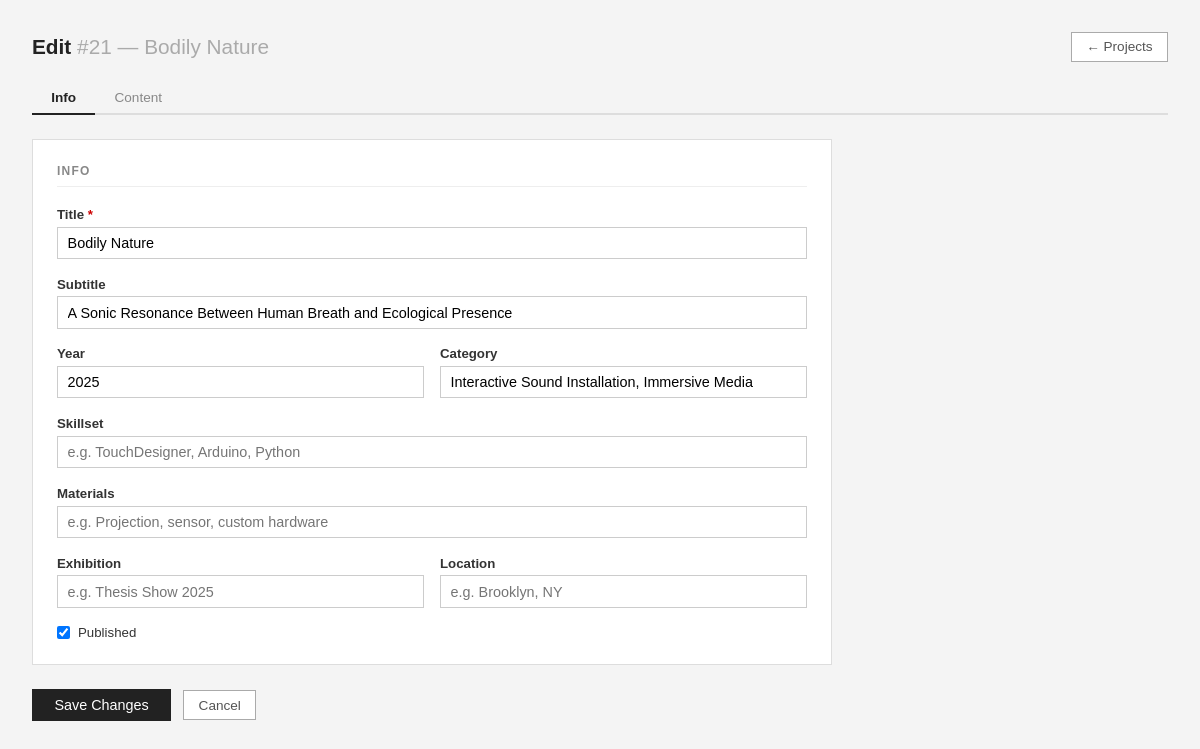
Screenshot of /admin/project-edit.php?id=21 (signed in) with the database file from the repository.
### tables this page shows
CREATE TABLE projects (
    id INTEGER PRIMARY KEY AUTOINCREMENT,
    title TEXT,
    slug TEXT,
    immersion TEXT,
    context TEXT,
    system_text TEXT,
    interaction_text TEXT,
    material TEXT,
    reflection TEXT
, year TEXT, category TEXT, cover_image TEXT, video_url TEXT, is_published INTEGER DEFAULT 1, created_at TEXT, updated_at TEXT, edit_count INTEGER DEFAULT 0, sort_order INTEGER DEFAULT 0, skillset TEXT, exhibition TEXT, location TEXT, sections TEXT, subtitle TEXT);

### src/project-model.php (called while the page is built, shortened)
<?php
function get_project_by_id(int $id): array|false {
    $db = get_db();
    $stmt = $db->prepare("SELECT * FROM projects WHERE id = ?");
    $stmt->execute([$id]);
    return $stmt->fetch(PDO::FETCH_ASSOC);
}

### public/admin/project-edit.php (the view, shortened to what this page needs)
<?php
require_once __DIR__ . '/../../src/project-model.php';
$id      = isset($_GET['id']) ? (int) $_GET['id'] : 0;
$project = $id ? get_project_by_id($id) : false;
function hv(string $v): string { return htmlspecialchars($v, ENT_QUOTES); }
function iv(string $key, array $arr): string { return hv((string)($arr[$key] ?? '')); }
$info = [
    'title'        => $project['title']        ?? '',
    'subtitle'     => $project['subtitle']     ?? '',
    'year'         => $project['year']         ?? '',
    'category'     => $project['category']     ?? '',
    'skillset'     => $project['skillset']     ?? '',
    'material'     => $project['material']     ?? '',
    'exhibition'   => $project['exhibition']   ?? '',
    'location'     => $project['location']     ?? '',
    'video_url'    => $project['video_url']    ?? '',
    'is_published' => $project['is_published'] ?? 1,
];
$active_tab = ($_GET['tab'] ?? 'info') === 'content' ? 'content' : 'info';
?>
<!DOCTYPE html>
<html lang="en">
<head>
</head>
<body>
<div class="header">
    <h1>Edit <span style="color:#aaa;font-weight:normal">#<?= $id ?> — <?= hv($project['title']) ?></span></h1>
    <a href="/admin/dashboard.php?tab=projects" class="btn">&larr; Projects</a>
</div>
<div class="page-tabs">
    <button class="page-tab <?= $active_tab === 'info' ? 'active' : '' ?>"
            onclick="switchTab('info')">Info</button>
    <button class="page-tab <?= $active_tab === 'content' ? 'active' : '' ?>"
            onclick="switchTab('content')">Content</button>
</div>
<div class="tab-panel <?= $active_tab === 'info' ? 'active' : '' ?>" id="tab-info">
<div class="group">
    <div class="group-title">Info</div>
    <div class="field">
        <label>Title <span style="color:#c00">*</span></label>
        <input type="text" name="title" form="f-save" value="<?= iv('title', $info) ?>">
    </div>
    <div class="field">
        <label>Subtitle</label>
        <input type="text" name="subtitle" form="f-save" value="<?= iv('subtitle', $info) ?>"
               placeholder="e.g. An interactive installation for two voices">
    </div>
    <div class="two-col">
        <div class="field">
            <label>Year</label>
            <input type="text" name="year" form="f-save" value="<?= iv('year', $info) ?>" placeholder="e.g. 2024">
        </div>
        <div class="field">
            <label>Category</label>
            <input type="text" name="category" form="f-save" value="<?= iv('category', $info) ?>"
                   placeholder="e.g. Installation">
        </div>
    </div>
    <div class="field">
        <label>Skillset</label>
        <input type="text" name="skillset" form="f-save" value="<?= iv('skillset', $info) ?>"
               placeholder="e.g. TouchDesigner, Arduino, Python">
    </div>
    <div class="field">
        <label>Materials</label>
        <input type="text" name="material" form="f-save" value="<?= iv('material', $info) ?>"
               placeholder="e.g. Projection, sensor, custom hardware">
    </div>
    <div class="two-col">
        <div class="field">
            <label>Exhibition</label>
            <input type="text" name="exhibition" form="f-save" value="<?= iv('exhibition', $info) ?>"
                   placeholder="e.g. Thesis Show 2025">
        </div>
        <div class="field">
            <label>Location</label>
            <input type="text" name="location" form="f-save" value="<?= iv('location', $info) ?>"
                   placeholder="e.g. Brooklyn, NY">
        </div>
    </div>
    <div class="field">
        <div class="checkbox-row">
            <input type="checkbox" id="is_published" name="is_published" value="1"
                   form="f-save" <?= $info['is_published'] ? 'checked' : '' ?>>
            <label for="is_published">Published</label>
        </div>
    </div>
</div>
<div class="actions">
    <button type="submit" form="f-save">Save Changes</button>
    <a href="/admin/dashboard.php?tab=projects" class="btn">Cancel</a>
</div>
</div>
</body>
</html>

### public/admin/project-edit.php (style rules this page uses)
* { box-sizing: border-box; margin: 0; padding: 0; }
body { font-family: sans-serif; background: #f4f4f4; color: #222; padding: 2rem; }
.header { display: flex; justify-content: space-between; align-items: center; margin-bottom: 1.25rem; }
h1 { font-size: 1.3rem; }
.page-tabs { display: flex; gap: 0; margin-bottom: 1.5rem; border-bottom: 2px solid #ddd; }
.page-tab { padding: 0.5rem 1.2rem; font-size: 0.85rem; cursor: pointer; color: #888; border: none; background: none; border-bottom: 2px solid transparent; margin-bottom: -2px; font-family: inherit; }
.page-tab.active { color: #222; font-weight: 600; border-bottom-color: #222; }
.tab-panel { display: none; }
.tab-panel.active { display: block; }
.group { background: #fff; border: 1px solid #ddd; padding: 1.5rem; max-width: 800px; margin-bottom: 1.5rem; }
.group-title { font-size: 0.75rem; text-transform: uppercase; letter-spacing: .1em; color: #888; margin-bottom: 1.25rem; padding-bottom: 0.5rem; border-bottom: 1px solid #eee; font-weight: 600; }
.field { margin-bottom: 1.1rem; }
.field:last-child { margin-bottom: 0; }
label { display: block; font-size: 0.83rem; font-weight: 600; margin-bottom: 0.3rem; color: #333; }
input[type="text"], input[type="url"], input[type="file"], textarea { width: 100%; padding: 0.45rem 0.6rem; border: 1px solid #ccc; font-size: 0.9rem; font-family: inherit; }
.two-col { display: grid; grid-template-columns: 1fr 1fr; gap: 0 1rem; }
.checkbox-row { display: flex; align-items: center; gap: 0.5rem; }
.checkbox-row label { margin: 0; font-weight: normal; }
.actions { display: flex; gap: 0.75rem; margin-top: 0.5rem; align-items: center; max-width: 800px; }
button[type="submit"] { padding: 0.5rem 1.4rem; background: #222; color: #fff; border: none; font-size: 0.9rem; cursor: pointer; }
a.btn, button.btn { display: inline-block; padding: 0.4rem 0.9rem; font-size: 0.85rem; text-decoration: none; border: 1px solid #aaa; color: #555; background: #fff; cursor: pointer; font-family: inherit; }

### rows the page displays
projects: title "Bodily Nature", subtitle "A Sonic Resonance Between Human Breath and Ecological Presence", year "2025", category "Interactive Sound Installation, Immersive Media", is_published "☑"

### other values shown
$id "21"
